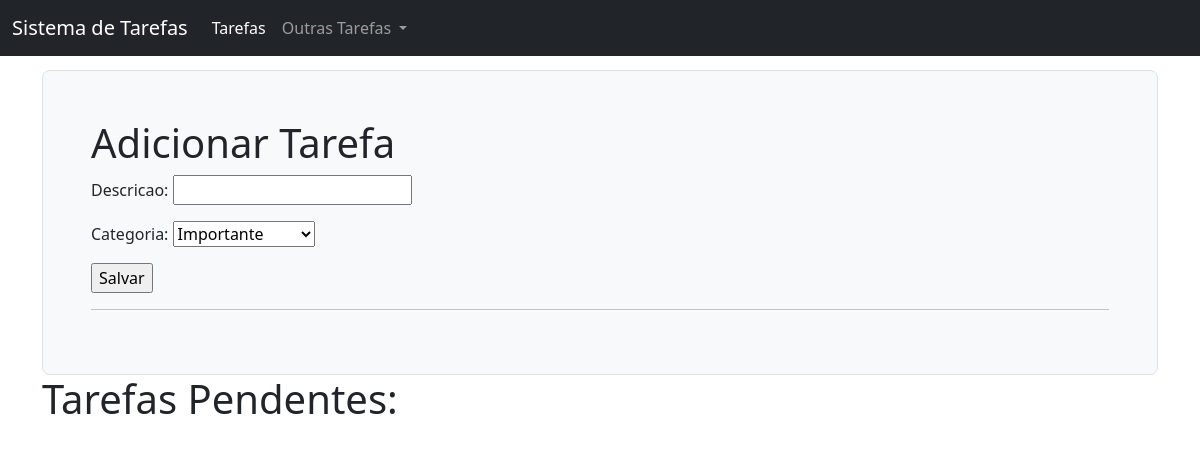
The page /tarefas/ on the database as committed earlier.
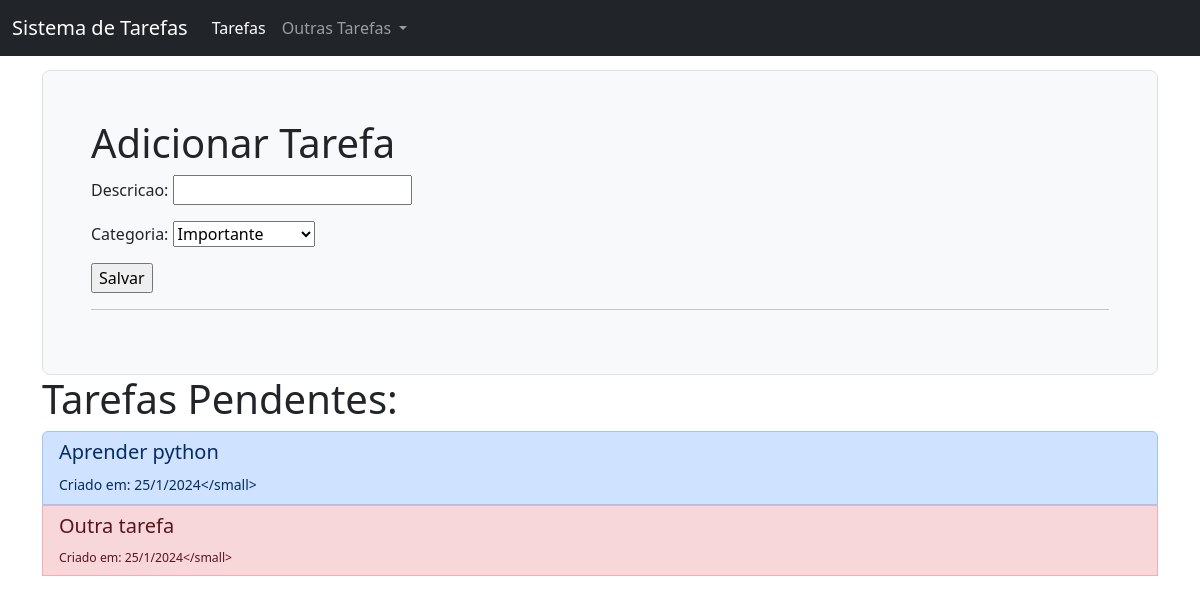
The same page on the database as committed later.
### tarefas/models.py (models this page shows)
class Tarefa(models.Model):
    Opcoes_Status = (
        ('concluído', 'Concluído',),
        ('pendente', 'Pendente'),
        ('adiado', 'Adiado'),
    )
    Opcoes_Categoria = (
        ('urgente','Urgente'),
        ('importante', 'Importante'),
        ('precisa ser feito', 'Precisa ser feito'),
    )
    descricao = models.CharField(max_length=200)
    criacao = models.DateTimeField(auto_now_add = True)
    categoria = models.CharField(max_length=25, choices=Opcoes_Categoria, default = 'importante')
    status = models.CharField(max_length=25, choices = Opcoes_Status, default='pendente')

### tarefas/views.py (the view)
# urls.py: path('', views.tarefas_pendentes_list, name='tarefas_pendentes_list'),
def tarefas_pendentes_list(request):
    tarefas_pendentes = Tarefa.objects.filter(status='pendente')
    if request.method == 'POST':
        form = AdicionarTarefa(data = request.POST)
        if form.is_valid():
            form.save()
            return redirect('tarefas_pendentes_list')
    else:
        form = AdicionarTarefa()
    return render(request, 'tarefas/tarefas_pendentes.html',
                   {'tarefas_pendentes': tarefas_pendentes,
                    'form':form})

### tarefas/forms.py
class AdicionarTarefa(forms.ModelForm):
    class Meta:
        model = Tarefa
        fields = ('descricao', 'categoria')

### tarefas/templates/tarefas/tarefas_pendentes.html (shortened to what this page needs)
{% extends 'base.html' %}
    {% block content %}
            <div class="h-100 p-5 bg-light border rounded-3">
              <h1>Adicionar Tarefa</h1>
              <form method="post">
                {{ form.as_p }}
                <input type="submit" value="Salvar">
            </form>
              <hr>
            </div>
            <h1>Tarefas Pendentes:</h1>
            <div class="list-group">
              {% for tarefa in tarefas_pendentes %}
                    {% if tarefa.categoria == 'urgente' %}
                        <button type="button" class="list-group-item list-group-item-danger list-group-item-action" data-bs-toggle="modal" data-bs-target="#modal{{ tarefa.id }}">
                    {% else %}
                    {% if tarefa.categoria == 'importante' %}
                        <button type="button" class="list-group-item list-group-item-warning list-group-item-action" data-bs-toggle="modal" data-bs-target="#modal{{ tarefa.id }}">
                    {% else %}
                        <button type="button" class="list-group-item list-group-item-primary list-group-item-action" data-bs-toggle="modal" data-bs-target="#modal{{ tarefa.id }}">
                    {% endif %}
                    {% endif %}
                    <h5>{{ tarefa.descricao }}</h5>
                    <small>Criado em: {{ tarefa.criacao.day }}/{{ tarefa.criacao.month }}/{{ tarefa.criacao.year }}&lt;/small>
                    </button>
              {% endfor %}
            </div>
    {% endblock %}

### tarefas/templates/base.html (shortened to what this page needs)
<!doctype html>
<html lang="pt">
  <head>
    <link href="https://cdn.jsdelivr.net/npm/bootstrap@5.3.2/dist/css/bootstrap.min.css" rel="stylesheet">
  </head>
  <body style = "padding-top:70px">
    <nav class="navbar fixed-top navbar-expand-lg navbar-dark bg-dark">
        <div class="container-fluid">
          <a class="navbar-brand" href="#">Sistema de Tarefas</a>
          <div class="collapse navbar-collapse" id="navbarSupportedContent">
            <ul class="navbar-nav me-auto mb-2 mb-lg-0">
              <li class="nav-item">
                <a class="nav-link active" aria-current="page" href="#">Tarefas</a>
              </li>
              <li class="nav-item dropdown">
                <a class="nav-link dropdown-toggle" href="#" id="navbarDropdonw" role="button" data-bs-toggle="dropdown" aria-expanded="false">
                  Outras Tarefas
                </a>
              </li>
            </ul>
          </div>
        </div>
      </nav>
    <div class="container">
        {% block content%}
        {% endblock %}
    </div>
  </body>
</html>

Rows that differ between the two databases and show on the page:
added Tarefa: descricao "Aprender python", criacao.day "25", criacao.month "1", criacao.year "2024"
added Tarefa: descricao "Outra tarefa", criacao.day "25", criacao.month "1", criacao.year "2024"
